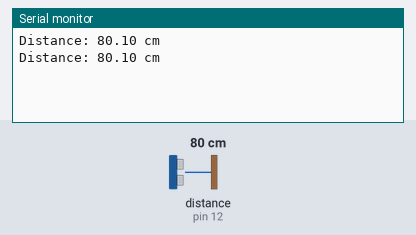
Bench run of a sketch on a simulated Arduino Uno, built with avr-gcc and run on an emulated ATmega328P. Shown: the last lines printed to the serial monitor. Wiring (inferred from the names in the program): ultrasonic range finder: trigger pin 13; echo pin 12. Inputs (shaded band) come from the test bench; at power-on: distance to the obstacle (sensor on pin 12) 80 cm. The echo pulse lasts 58.3 µs per cm.

Above: at 1.8 s.
1.9 s: distance to the obstacle (sensor on pin 12) set to 2 cm
At 2.7 s:
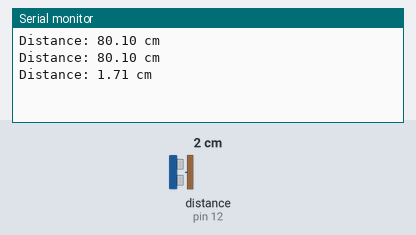
3.4 s: distance to the obstacle (sensor on pin 12) set to 4 cm
At 4.8 s:
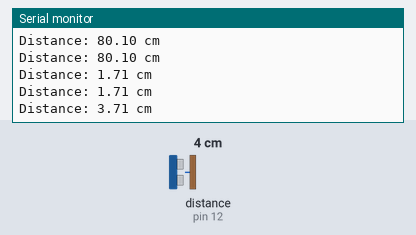
Timing chart, 0 to 6.4 s (numbered marks = the images above; inputs shaded):
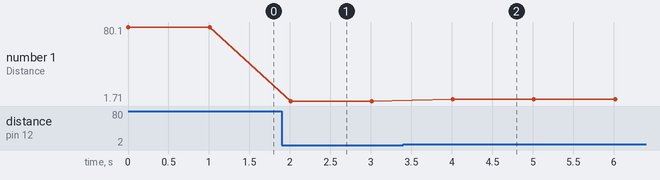

Measured:
- after the input at 1.9 s, the serial monitor: prints a new line after 0.11 s (image 1)
- after the input at 3.4 s, the serial monitor: prints a new line after 0.61 s (image 2)
- plotted number 1: 80.1 → 1.71 after the input at 1.9 s, 1.71 → 3.71 after the input at 3.4 s

The sketch:

JSN_SR04T_Mode0_Ping_Mode.ino
```cpp
/*
Project:  JSN-SR04T Mode0: Ping Mode with Wemos d1 mini light
Author:   Thomas Edlinger for www.edistechlab.com
Date:     Created 19.12.2024
Version:  V1.0
IDE:      Arduino IDE 2.3.4

Required Board (Tools -> Board -> Boards Manager...)
ESP:      Wemos d1 mini light
  - Board: esp8266 by ESP8266 Community V3.1.2

Required libraries (sketch -> include library -> manage libraries)
 -
*/

// Pin definition
const uint8_t echoPin = 12; //D6
const uint8_t trigPin = 13; //D7

// Variables
float duration, distance;

void setup() {
  Serial.begin(115200);

  // Define pin modes
  pinMode(echoPin, INPUT);
  pinMode(trigPin, OUTPUT);
}

void loop() {
  digitalWrite(trigPin, LOW);
  delayMicroseconds(5);

  // Set the trigger pin HIGH for 20us
  digitalWrite(trigPin, HIGH);
  delayMicroseconds(20);
  digitalWrite(trigPin, LOW);

  // Measure the time of the incoming pulse
  duration = pulseIn(echoPin, HIGH);

  //Calculate the distance
  distance = duration / 58;
  //distance = duration / 148;  // Distance in inch

  // Print the result to the serial monitor
  Serial.print("Distance: ");
  Serial.print(distance);
  Serial.println(" cm");
  delay(1000); // Wait for 1 second
}
```
